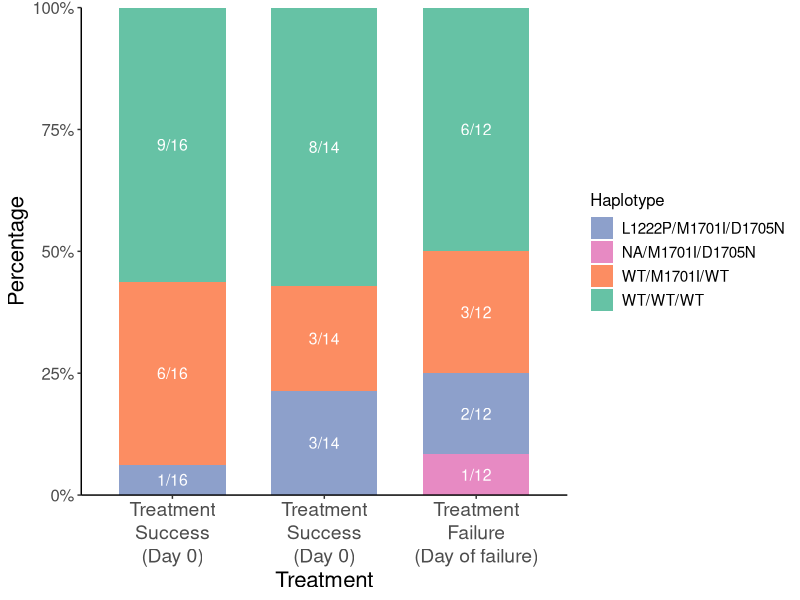

Generate this figure with R:
## ---- chunk 1
library(tidyverse)
library(ggplot2)
library(readr)
library(scales)


seekdeep_output_tes_1 <- readr::read_tsv("../data/WGS/Input/seekdeep_output_tes.tsv")

metadata_tes <- seekdeep_output_tes_1 %>%
  select(Sample, Treatment) %>%
  distinct()
wide_sample_tes <- seekdeep_output_tes_1 %>%
  mutate(
    mutation_status = ifelse(reference_AA == AA, "wildtype", "mutant"),
    mutation_test = ifelse(
      reference_AA == AA,
      paste0("0", "(", AA_freq, ")"),
      paste0(reference_AA, reference_AA_pos, AA, "(", AA_freq, ")")
    )
  ) %>%
  select(Sample, Gene, reference_AA_pos, mutation_test) %>%
  group_by(Gene, reference_AA_pos, Sample) %>%
  summarise(
    mutation_test = paste(unique(mutation_test), collapse = ";"),
    .groups = "drop"
  ) %>%
  left_join(metadata_tes, by = "Sample")


totals <- wide_sample_tes %>%
  group_by(Treatment) %>%
  summarise(total_samples = n_distinct(Sample))

# Mutation frequencies
px1_target <- wide_sample_tes%>%
#   filter(Gene == "PX1", reference_AA_pos %in% c("1222", "1701", "1705")) %>%
  select(Sample, Gene, reference_AA_pos, mutation_test, Treatment) %>%
  # pivot_wider(names_from = reference_AA_pos, values_from = mutation_test) %>%
  mutate(
    mutation = case_when(
      grepl("D1705N", mutation_test) ~ "D1705N",
      grepl("L1222P", mutation_test) ~ "L1222P",
      grepl("M1701I", mutation_test) ~ "M1701I",
      TRUE ~ "WT"
    )
  )%>%
  select(-mutation_test)%>%
  pivot_wider(names_from = reference_AA_pos, values_from = mutation) %>%

  mutate(haplotype = paste(`1222`, `1701`, `1705`, sep = "/")) %>%
  select(Sample, haplotype, Treatment)%>%
  left_join(totals, by = "Treatment") %>%
  group_by(Treatment, haplotype,total_samples) %>%
  summarise(count = n(), .groups = "drop")%>%
  mutate(freq = count / total_samples)

library(dplyr)
library(ggplot2)
library(scales)

# ---------------------------------------------------------
# 1. Set treatment order
# ---------------------------------------------------------
px1_target$Treatment <- factor(
  px1_target$Treatment,
  levels = c("Ts", "Tf0", "Tf")
)

# ---------------------------------------------------------
# 2. Create stacking positions
#    Lowest frequency = bottom
#    Highest frequency = top
# ---------------------------------------------------------
px1_target <- px1_target %>%
  group_by(Treatment) %>%
  arrange(freq, .by_group = TRUE) %>%
  mutate(
    ymin = cumsum(freq) - freq,
    ymax = cumsum(freq),
    ymid = (ymin + ymax) / 2
  ) %>%
  ungroup()

#
# 
ggsave(
  filename = "../data/WGS/Results/PX1_haplotype_barplot.pdf",
  width = 8,
  height = 6,
  units = "in"
)
# ---------------------------------------------------------
# 3. Plot
# ---------------------------------------------------------
ggplot(px1_target, aes(x = Treatment)) +

  # Stacked bars
  geom_rect(
    aes(
      xmin = as.numeric(Treatment) - 0.35,
      xmax = as.numeric(Treatment) + 0.35,
      ymin = ymin,
      ymax = ymax,
      fill = haplotype
    )
  ) +

  # Count / total labels
  geom_text(
    aes(
      x = Treatment,
      y = ymid,
      label = paste0(count, "/", total_samples)
    ),
    size = 4,
    color = "white"
  ) +

  # Y axis: percentage
  scale_y_continuous(
    labels = percent_format(accuracy = 1),
    limits = c(0, 1),
    breaks = seq(0, 1, 0.25),
    expand = c(0, 0)
  ) +

  # X-axis labels
scale_x_discrete(
  labels = c(
    "Ts"  = "Treatment\nSuccess\n(Day 0)",
    "Tf0" = "Treatment\nSuccess\n(Day 0)",
    "Tf"  = "Treatment\nFailure\n(Day of failure)"
  )
) +

  # Your colors
  scale_fill_manual(
    values = c(
      "WT/WT/WT" = "#66c2a5",
      "WT/M1701I/WT" = "#fc8d62",
      "L1222P/M1701I/D1705N" = "#8da0cb",
      "NA/M1701I/D1705N" = "#e78ac3"
    ),
    drop = FALSE
  ) +

  labs(
    x = "Treatment",
    y = "Percentage",
    fill = "Haplotype"
  ) +

  theme_classic() +

theme(
  axis.text.x = element_text(
    size = 14,
    lineheight = 1.0
  ),
  axis.title.x = element_text(size = 16),
  axis.text.y = element_text(size = 12),
  axis.title.y = element_text(size = 16),
  legend.text = element_text(size = 11),
  legend.title = element_text(size = 12)
)
  dev.off()
